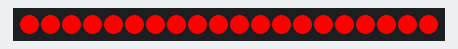
A sketch run on a simulated Arduino Leonardo, built with avr-gcc and run on an emulated ATmega32U4. On the bench: 20 RGB LEDs in strip order, left to right. Dim RGB values are drawn brighter than linear.

Above: at 0.16 s.
At 2.86 s:
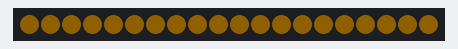
At 10.07 s:
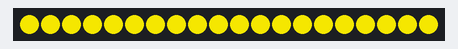
At 19.98 s:
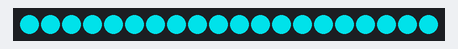
At 29.89 s:
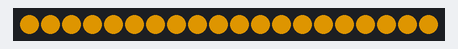
At 39.8 s:
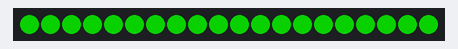

The sketch:

NeonBreathe.ino
```cpp
// Code by Leonardo Martinez
// For inquries, Leos32111@gmail.com

#include <FastLED.h>

#define NUM_LEDS 20
#define DATA_PIN 4

CRGB leds[NUM_LEDS];

// CHANGE NUM_COL FOR NUMBER OF PASTELS WITHIN THE ARRAY, ADD OR SUBTRACT AS MANY AS NEED
#define NUM_COL 5
CRGB colors[NUM_COL] = {CRGB(255,0,0), CRGB(255,172,0), CRGB(255,241,0), CRGB(11,255,0), CRGB(0,246,255)};

// delayTime serves as the breathing rate.
int delayTime = 10;

int c = 0;

void setup() {
  FastLED.addLeds<NEOPIXEL, DATA_PIN>(leds, NUM_LEDS);

  fill_solid( leds, NUM_LEDS, colors[c]);
  FastLED.show();
}

void loop() {
  for(int i = 255; i >= 0; i--)
  {
    FastLED.setBrightness(i);
    FastLED.delay(delayTime);
  }

  c++;

  if(c >= NUM_COL)
  {
    c = 0;
  }

  fill_solid( leds, NUM_LEDS, colors[c]);

  for(int i = 0; i <= 255; i++)
  {
    FastLED.setBrightness(i);
    FastLED.delay(delayTime);
  }

}

// Leonardo Martinez
```
